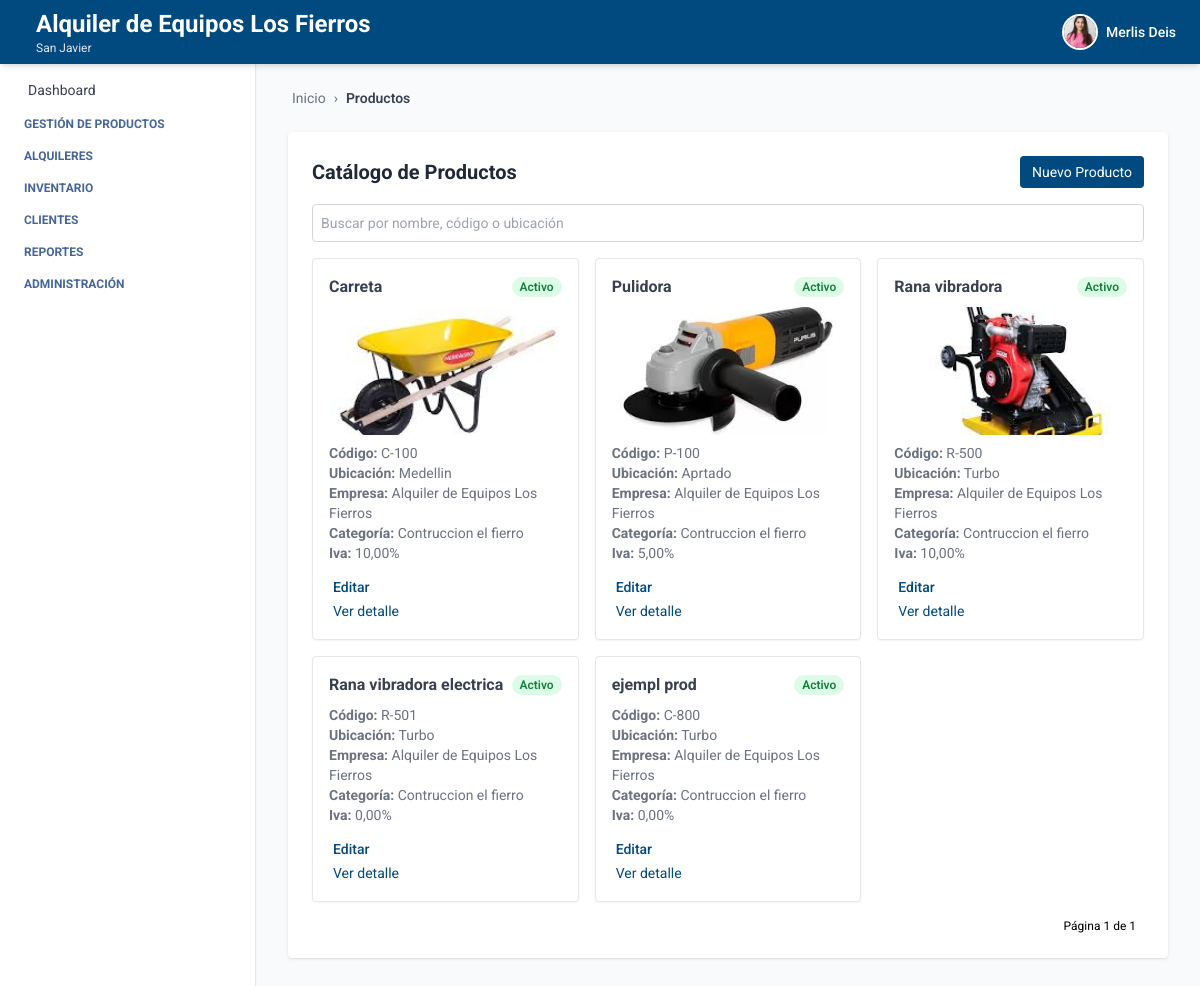
The page /productos/catalogo/ (signed in) on the database as committed earlier.
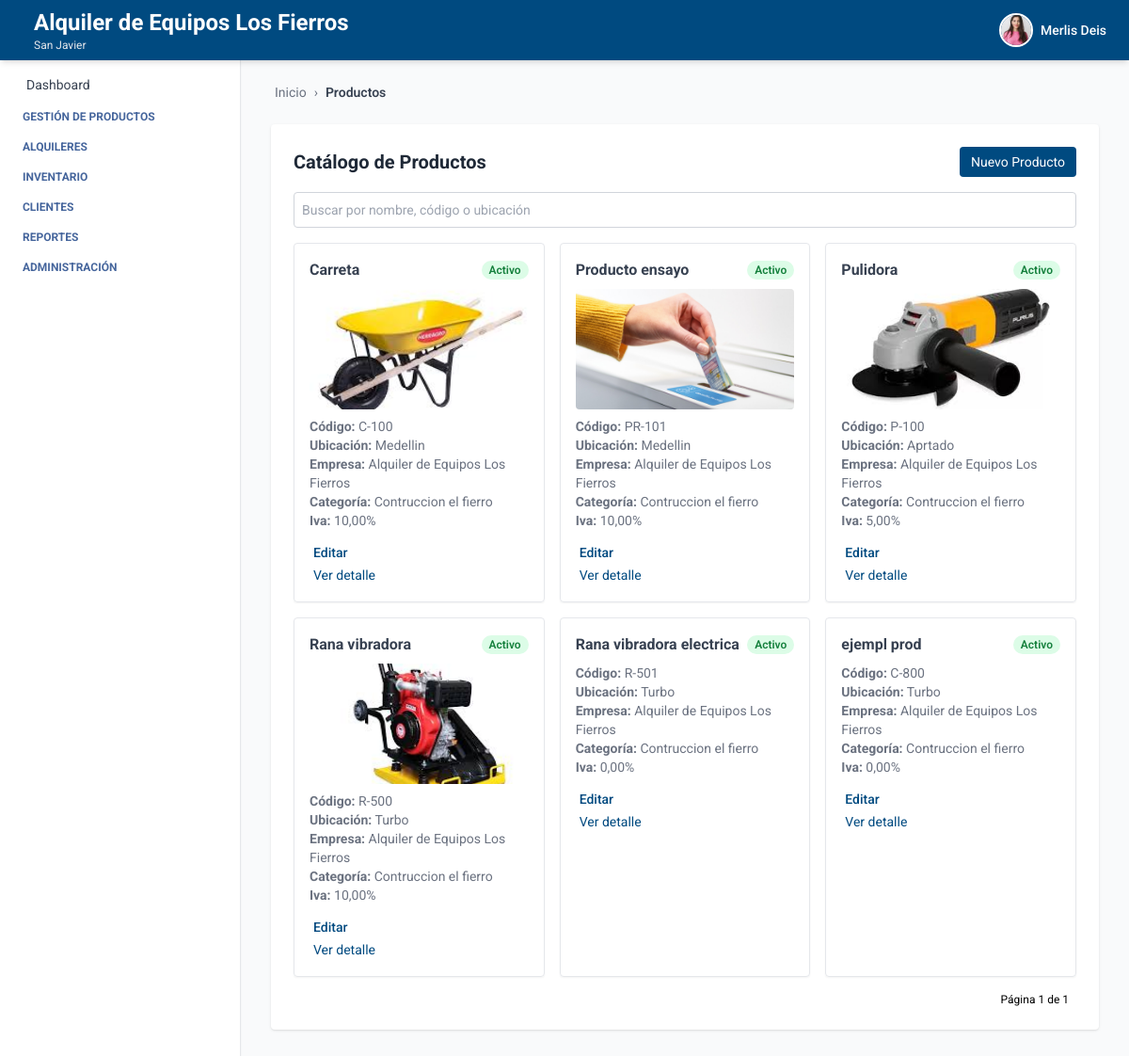
The same page on the database as committed later.
### autenticacion/models.py (models this page shows, shortened)
class Usuario(AbstractUser):
    telefono = models.CharField(max_length=20, blank=True, null=True)
    empresa = models.ForeignKey(Empresa, on_delete=models.SET_NULL, null=True, blank=True)
    sucursal = models.ForeignKey(Sucursal, on_delete=models.SET_NULL, null=True, blank=True)
    rol = models.ForeignKey(Rol, on_delete=models.SET_NULL, null=True, blank=True)
    ESTADOS = [
        ("activo", "Activo"),
        ("inactivo", "Inactivo"),
    ]
    estado = models.CharField(max_length=10, choices=ESTADOS, default="activo")
    foto_perfil = models.ImageField(upload_to='usuarios/img/', blank=True, null=True)
    groups = models.ManyToManyField(
        Group,
        related_name='usuarios',  # Evita conflicto con 'user_set'
        blank=True,
        help_text='The groups this user belongs to.',
        verbose_name='groups'
    )
    user_permissions = models.ManyToManyField(
        Permission,
        related_name='usuarios',  # Evita conflicto con 'user_set'
        blank=True,
        help_text='Specific permissions for this user.',
        verbose_name='user permissions'
    )

### empresa/models.py (models this page shows, shortened)
class Empresa(models.Model):
    ESTADOS = [
        ("activo", "Activo"),
        ("inactivo", "Inactivo"),
    ]
    nombre = models.CharField(max_length=100)
    nit = models.CharField(max_length=50, unique=True)
    ciudad = models.CharField(max_length=100, blank=True, null=True)
    direccion = models.CharField(max_length=255, blank=True, null=True)
    departamento = models.CharField(max_length=100, blank=True, null=True)
    telefono = models.CharField(max_length=20, blank=True, null=True)
    estado = models.CharField(max_length=20, choices=ESTADOS, default="activo")
    logo = models.ImageField(upload_to='empresas/img/', blank=True, null=True)

class Sucursal(models.Model):
    ESTADOS = [
        ("activo", "Activo"),
        ("inactivo", "Inactivo"),
    ]
    empresa = models.ForeignKey(Empresa, related_name='sucursales', on_delete=models.CASCADE)
    nombre = models.CharField(max_length=100)
    ciudad = models.CharField(max_length=100)
    direccion = models.CharField(max_length=255)
    departamento = models.CharField(max_length=100, blank=True, null=True)
    telefono = models.CharField(max_length=20, blank=True, null=True)
    estado = models.CharField(max_length=20, choices=ESTADOS, default="activo")

### producto/models.py (models this page shows, shortened)
class Producto(models.Model):
    ESTADOS = [
        ("activo", "Activo"),
        ("inactivo", "Inactivo"),
        ("disponible", "Disponible"),
        ("no_disponible", "No disponible"),
    ]
    nombre = models.CharField(max_length=100)
    descripcion = models.TextField()
    codigo_interno = models.CharField(max_length=50)
    estado = models.CharField(max_length=20, choices=ESTADOS, default="activo")
    iva_porcentaje = models.DecimalField(max_digits=5, decimal_places=2, default=0, help_text="Porcentaje de IVA aplicado al producto")
    ubicacion_actual = models.CharField(max_length=100)
    marca = models.CharField(max_length=100, blank=True, null=True)
    modelo = models.CharField(max_length=100, blank=True, null=True)
    serial = models.CharField(max_length=100, blank=True, null=True)
    imagen = models.ImageField(upload_to="media/productos/", null=True, blank=True)
    empresa = models.ForeignKey(Empresa, on_delete=models.CASCADE, related_name='productos', default=1)
    sucursal = models.ForeignKey(Sucursal, on_delete=models.CASCADE, related_name='productos', default=1)
    categoria = models.ForeignKey(Categoria, on_delete=models.SET_NULL, null=True, blank=True, related_name='productos')
    proveedor = models.ForeignKey(Proveedor, on_delete=models.SET_NULL, null=True, blank=True, related_name='productos')
    created_at = models.DateTimeField(auto_now_add=True)
    updated_at = models.DateTimeField(auto_now=True)
    creado_por = models.CharField(max_length=100, blank=True, null=True)
    modificado_por = models.CharField(max_length=100, blank=True, null=True)
    class Meta:
        ordering = ['nombre']
        verbose_name = 'Producto'
        verbose_name_plural = 'Productos'
        constraints = [
            models.UniqueConstraint(fields=['empresa', 'codigo_interno'], name='unique_codigo_por_empresa')
        ]
    objects = ProductoManager()

class Categoria(models.Model):
    nombre = models.CharField(max_length=100, null=False)
    descripcion = models.TextField(blank=True, null=False)
    empresa = models.ForeignKey(Empresa, on_delete=models.CASCADE, related_name='categorias', default=1)
    class Meta:
        verbose_name = 'Categoría'
        verbose_name_plural = 'Categorías'
        unique_together = ('nombre', 'empresa')
        ordering = ['nombre']

### producto/views_producto.py (the view)
# urls.py: path('catalogo/', ProductoListView.as_view(), name='producto_list'),
class ProductoListView(LoginRequiredMixin, BreadcrumbMixin, ListView):
    model = Producto
    template_name = 'producto_list.html'
    context_object_name = 'productos'
    ordering = ['nombre']
    paginate_by = 9  # o lo que prefieras
    breadcrumb_items = [
        ("Productos", None)
    ]
    def get_queryset(self):
        queryset = Producto.objects.por_empresa(self.request.user.empresa)
        q = self.request.GET.get('q')
        if q:
            queryset = queryset.filter(
                Q(nombre__icontains=q) |
                Q(codigo_interno__icontains=q) |
                Q(ubicacion_actual__icontains=q)
            )
        return queryset

### core/views.py (called while the page is built)
    def get_context_data(self, **kwargs):
        context = super().get_context_data(**kwargs)
        context["home"] = self.home_url
        context["breadcrumb_items"] = self.breadcrumb_items
        return context

### producto/models.py (called while the page is built)
    def por_empresa(self, empresa):
        return self.filter(empresa=empresa)

### producto/templates/producto_list.html (shortened to what this page needs)
{% extends 'index.html' %}
{% block breadcrumb %}
  {% include 'breadcrumb.html' with home='/' breadcrumbs=breadcrumb_items %}
{% endblock %}
{% block content %}
<div class="max-w-6xl mx-auto mt-6 bg-white p-6 rounded shadow">
  <div class="flex justify-between items-center mb-4">
    <h2 class="text-xl font-bold text-gray-800">Catálogo de Productos</h2>
    <a href="{% url 'crear_producto' %}" class="bg-[var(--primary-color)] text-white px-3 py-1.5 text-sm rounded hover:bg-blue-700 transition">
      Nuevo Producto
    </a>
  </div>
  <form method="get" class="mb-4">
    <input type="text" name="q" placeholder="Buscar por nombre, código o ubicación" value="{{ request.GET.q }}" class="w-full text-sm p-2 border border-gray-300 rounded focus:outline-none focus:ring-2 focus:ring-[var(--primary-color)]" />
  </form>
  {% if productos %}
  <div class="grid grid-cols-1 sm:grid-cols-2 lg:grid-cols-3 gap-4">
    {% for producto in productos %}
    <div class="border rounded shadow-sm p-4 hover:shadow-lg transition relative">
      <div class="flex justify-between items-center mb-2">
        <h3 class="font-bold text-gray-700">{{ producto.nombre }}</h3>
        <span class="text-xs font-semibold px-2 py-0.5 rounded-full
          {% if producto.estado == 'activo' %}
            bg-green-100 text-green-700
          {% elif producto.estado == 'inactivo' %}
            bg-orange-100 text-orange-700
          {% endif %}">
          {{ producto.get_estado_display }}
        </span>
      </div>
      {% if producto.imagen %}
        <img src="{{ producto.imagen.url }}" alt="{{ producto.nombre }}" class="w-full h-32 mx-start object-cover rounded mb-2">
      {% endif %}
      <p class="text-sm text-gray-500"><strong>Código:</strong> {{ producto.codigo_interno }}</p>
      <p class="text-sm text-gray-500"><strong>Ubicación:</strong> {{ producto.ubicacion_actual }}</p>
      <p class="text-sm text-gray-500"><strong>Empresa:</strong> {{ producto.empresa.nombre }}</p>
      <p class="text-sm text-gray-500"><strong>Categoría:</strong> {{ producto.categoria.nombre }}</p>
      <p class="text-sm text-gray-500"><strong>Iva:</strong> {{ producto.iva_porcentaje }}%</p>
      <div class="mt-3">
        <a href="{% url 'editar_producto' producto.id %}" class="text-sm font-medium text-[var(--primary-color)] hover:underline">
          Editar
        </a>
      </div>
      <div class="mt-0">
        <a href="{% url 'detalle_producto' producto.id %}" class="text-sm text-[var(--primary-color)] hover:underline">
          Ver detalle
        </a>
      </div>
    </div>
    {% endfor %}
  </div>
  {% else %}
    <p class="text-gray-600">No hay productos registrados.</p>
  {% endif %}
  <div class="mt-4 flex justify-end text-xs">
    <span class="mx-2">Página {{ page_obj.number }} de {{ page_obj.paginator.num_pages }}</span>
  </div>
</div>
{% endblock %}

### core/templates/index.html (shortened to what this page needs)
<!DOCTYPE html>
<html lang="es">
  <head>
    <script src="https://cdn.tailwindcss.com"></script>
  </head>
  <body class="bg-gray-50 min-h-screen">
    {% include 'header.html' %}
    <aside class="fixed top-16 left-0 w-64 bg-white h-[calc(100vh-4rem)] overflow-y-auto border-r shadow-sm hidden sm:block">
      {% include 'navbar.html' %}
    </aside>
    <div class="ml-64 pt-14 min-h-screen">
      <main class="p-8">
        {% block breadcrumb %}{% endblock %}
        {% block content %}{% endblock %}
      </main>
    </div>
  </body>
</html>

### core/templates/header.html (shortened to what this page needs)
<header class="bg-[var(--primary-color)] shadow-md w-full h-16 flex items-center px-6 justify-between fixed top-0 left-0 z-10">
  <h1 class="text-white flex items-center gap-3 leading-tight">
    <div class="leading-tight">
  {% if request.user.is_authenticated %}
    {% if request.user.empresa %}
      <span class="text-xl sm:text-2xl font-bold block">
        {{ request.user.empresa.nombre }}
      </span>
    {% endif %}
    {% if request.user.sucursal %}
      <span class="text-xs text-gray-200 block">
        {{ request.user.sucursal.nombre }}
      </span>
    {% endif %}
  {% else %}
    <span class="text-xl text-gray-200 block">Gestión inteligente de Equipos</span>
  {% endif %}
</div>
  </h1>
  {% if request.user.is_authenticated %}
  <div x-data="{ open: false }" class="relative flex items-center space-x-3 cursor-pointer" @click.away="open = false">
    <button @click="open = !open" class="flex items-center space-x-2 focus:outline-none">
      {% if request.user.foto_perfil %}
        <img src="{{ request.user.foto_perfil.url }}" alt="Perfil" class="w-9 h-9 rounded-full object-cover border-2 border-white" />
      {% else %}
        <div class="w-9 h-9 rounded-full bg-white text-[var(--primary-color)] flex items-center justify-center font-bold text-sm">
          {{ request.user.first_name|first }}{{ request.user.last_name|first }}
        </div>
      {% endif %}
      <span class="text-white hidden sm:block text-sm font-medium">{{ request.user.first_name }}</span>
    </button>
  </div>
  {% endif %}
</header>

### core/templates/navbar.html (shortened to what this page needs)
<nav class="p-4 text-sm space-y-4">
  <ul class="space-y-4">
    <li>
      <a href="#" class="flex items-center gap-3 text-gray-700 hover:text-[var(--primary-color)] transition">
        Dashboard
      </a>
    </li>
  </ul>
  <details id="menu-productos" class="menu-toggle group">
    <summary class="cursor-pointer text-[var(--text-aside-color)] uppercase text-xs font-bold flex items-center gap-2">
       Gestión de productos
    </summary>
  </details>
  <details id="menu-alquileres" class="menu-toggle group">
    <summary class="cursor-pointer text-[var(--text-aside-color)] uppercase text-xs font-bold flex items-center gap-2">
      Alquileres
    </summary>
  </details>
  <details id="menu-inventario" class="menu-toggle group">
    <summary class="cursor-pointer text-[var(--text-aside-color)] uppercase text-xs font-bold flex items-center gap-2">
       Inventario
    </summary>
  </details>
  <details id="menu-clientes" class="menu-toggle group">
    <summary class="cursor-pointer text-[var(--text-aside-color)] uppercase text-xs font-bold flex items-center gap-2">
       Clientes
    </summary>
  </details>
  <details id="menu-reportes" class="menu-toggle group">
    <summary class="cursor-pointer text-[var(--text-aside-color)] uppercase text-xs font-bold flex items-center gap-2">
       Reportes
    </summary>
  </details>
  <details id="menu-admin" class="menu-toggle group">
    <summary class="cursor-pointer text-[var(--text-aside-color)] uppercase text-xs font-bold flex items-center gap-2">
       Administración
    </summary>
  </details>
</nav>

### core/templates/breadcrumb.html (shortened to what this page needs)
<nav class="text-sm text-gray-500 mb-4 flex items-center gap-1">
    {% if home %}
      <a href="{{ home }}" class="hover:text-[var(--primary-color)] flex items-center gap-1">
         Inicio
      </a>
      <span class="mx-1">›</span>
    {% endif %}
    {% for label, url in breadcrumbs %}
      {% if url %}
        <a href="{{ url }}" class="hover:text-[var(--primary-color)]">{{ label }}</a>
        <span class="mx-1">›</span>
      {% else %}
        <span class="text-gray-700 font-semibold">{{ label }}</span>
      {% endif %}
    {% endfor %}
  </nav>

### core/templates/index.html (style rules this page uses)
:root { --primary-color: #004a80; --text-aside-color: rgb(69, 101, 156); }
body { font-family: 'Roboto', sans-serif; }

Rows that differ between the two databases and show on the page:
added Producto: nombre "Producto ensayo", estado "Activo", imagen (picture), codigo_interno "PR-101", ubicacion_actual "Medellin", empresa.nombre "Alquiler de Equipos Los Fierros", categoria.nombre "Contruccion el fierro", iva_porcentaje "10,00"
